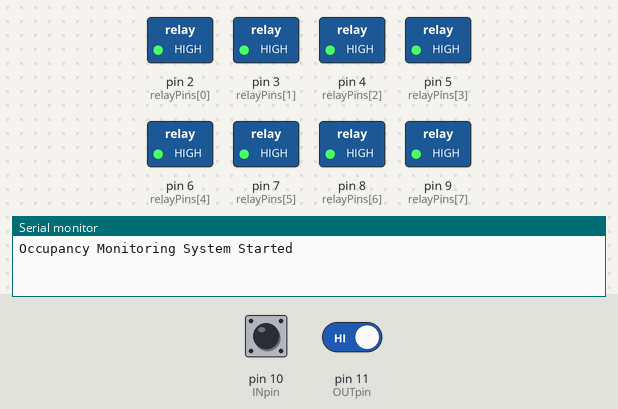
This sketch was run on a simulated Arduino Uno, built with avr-gcc and run on an emulated ATmega328P. Shown: switched loads named in the sketch (green lamp = pin HIGH), the last lines printed to the serial monitor. Inputs (shaded band) come from the test bench; at power-on: pin 10 (INpin) HIGH, pin 11 (OUTpin) HIGH.

Above: at 1.2 s.
1.3 s: pin 10 (INpin) driven LOW
At 1.6 s:
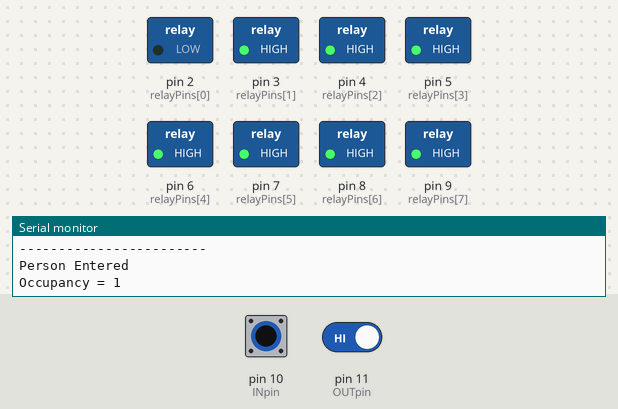
2.8 s: pin 11 (OUTpin) driven LOW
At 4.0 s:
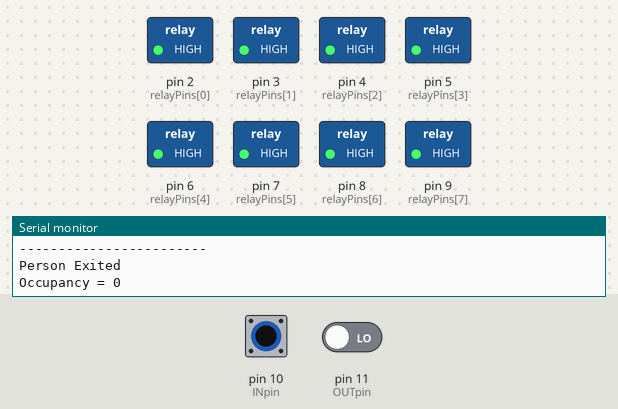
4.3 s: pin 10 (INpin) pulsed HIGH 5 times (0.12 s each, 0.3 s apart)
At 6.8 s:
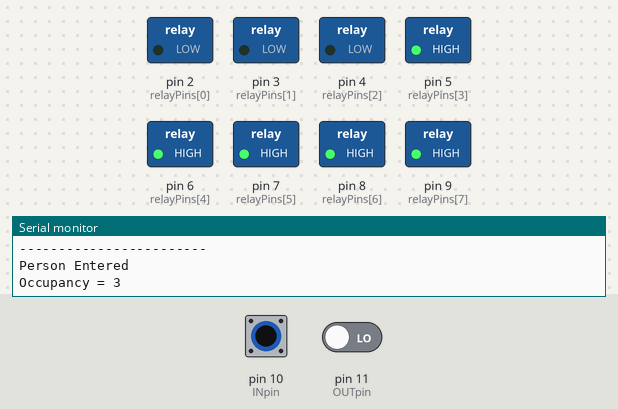
7.3 s: pin 10 (INpin) pulsed HIGH 2 times (0.12 s each, 0.3 s apart)
At 8.2 s:
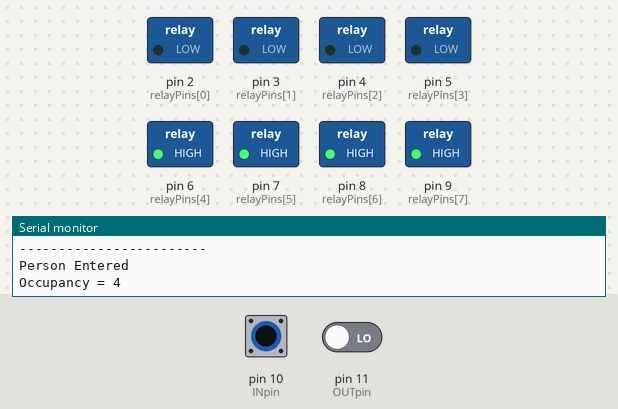
Timing chart, 0 to 10.3 s (numbered marks = the images above; inputs shaded):
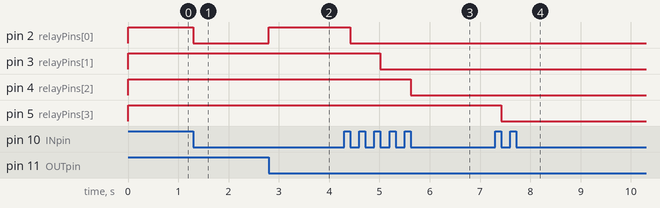

Measured:
- after the input at 1.3 s, pin 2 (relayPins[0]): HIGH → LOW at once
- after the input at 2.8 s, pin 2 (relayPins[0]): LOW → HIGH at once
- after the input at 4.3 s, pin 2 (relayPins[0]): HIGH → LOW after 0.12 s; pin 3 (relayPins[1]): HIGH → LOW after 0.72 s; pin 4 (relayPins[2]): HIGH → LOW after 1.3 s
- after the input at 7.3 s, pin 5 (relayPins[3]): HIGH → LOW after 0.12 s

The sketch:

Occupancy_Detection.ino
```cpp
// -------------------- Pin Definitions --------------------
const int relayPins[8] = {2, 3, 4, 5, 6, 7, 8, 9};

const int INpin = 10;
const int OUTpin = 11;

// -------------------- Variables --------------------
int COUNT = 0;

int currentIN = HIGH;
int previousIN = HIGH;

int currentOUT = HIGH;
int previousOUT = HIGH;

// -------------------- Setup --------------------
void setup()
{
  Serial.begin(9600);

  pinMode(INpin, INPUT);
  pinMode(OUTpin, INPUT);

  for (int i = 0; i < 8; i++)
  {
    pinMode(relayPins[i], OUTPUT);
    digitalWrite(relayPins[i], HIGH);   // Relay OFF (Active LOW)
  }

  Serial.println("Occupancy Monitoring System Started");
}

// -------------------- Loop --------------------
void loop()
{
  currentIN = digitalRead(INpin);
  currentOUT = digitalRead(OUTpin);

  // -------- Person Entered --------
  if (previousIN == HIGH && currentIN == LOW)
  {
    // Limit set to 8 to match the 8-channel relay module used in this prototype.
    if (COUNT < 8)
      COUNT++;

    Serial.println("------------------------");
    Serial.println("Person Entered");
    Serial.print("Occupancy = ");
    Serial.println(COUNT);

    updateRelays();

    delay(300);      // Debounce
  }

  // -------- Person Exited --------
  if (previousOUT == HIGH && currentOUT == LOW)
  {
    if (COUNT > 0)
      COUNT--;

    Serial.println("------------------------");
    Serial.println("Person Exited");
    Serial.print("Occupancy = ");
    Serial.println(COUNT);

    updateRelays();

    delay(300);      // Debounce
  }

  previousIN = currentIN;
  previousOUT = currentOUT;
}

// -------------------- Relay Control --------------------
void updateRelays()
{
  for (int i = 0; i < 8; i++)
  {
    if (i < COUNT)
      digitalWrite(relayPins[i], LOW);    // Relay ON
    else
      digitalWrite(relayPins[i], HIGH);   // Relay OFF
  }
}
```
